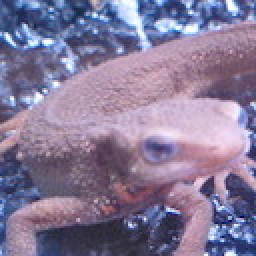
#> input picture Question_71_80/imori.jpg, 128 x 128 px, found by its file name (shown 2 times larger)
$ python 23_Histogram_Equalization.py   (older library calls are emulated)
#> lines starting #> are read from the running program, lines starting #| are printed output that depends on the picture
import cv2
import matplotlib.pyplot as plt
import numpy as np

# Read image
img = cv2.imread("imori.jpg").astype(np.float)
H, W, C = img.shape
#> H = 128; W = 128; C = 3

# Histogram flattening
S = H * W * C * 1
#> S = 49152

out = img.copy()
sum_h = 0
z_max = 255

for i in range(1, 255):
    ind = np.where(img == i)
    sum_h += len(img[ind])
    z_prime = z_max / S * sum_h
    out[ind] = z_prime
#> this loop made 254 passes
#> (sum_h, z_prime) on passes 26, 30, 31: (36, 0.187), (57, 0.296), (67, 0.348)
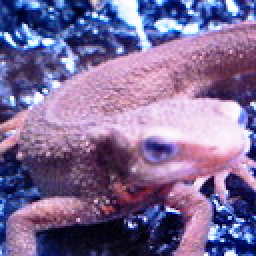
#> out: shape (128, 128, 3) float64 (shown 2 times larger); mean B, G, R 151.5, 106.9, 126.2
#> after the loop, sum_h = 48830

out = out.astype(np.uint8)

# Display histogram
plt.hist(out.ravel(), bins=255, rwidth=0.8, range=(0, 255))
plt.savefig("out_his.png")
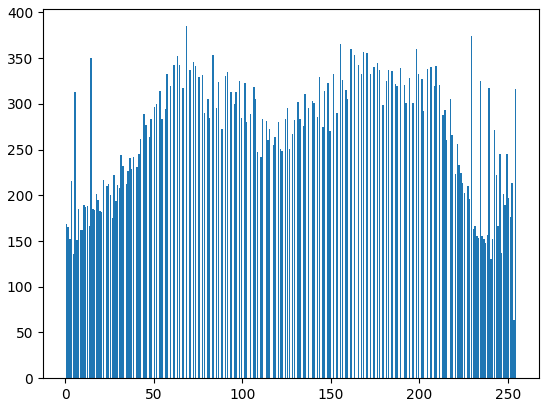
#> figure drawn by matplotlib, 1 panel; tallest bar 385 high, from x = 68.1 to 68.9
plt.show()

# Save result
cv2.imshow("result", out)
cv2.waitKey(0)
cv2.imwrite("out.jpg", out)

$ run again, with Question_71_80/answer_71.jpg copied over Question_71_80/imori.jpg
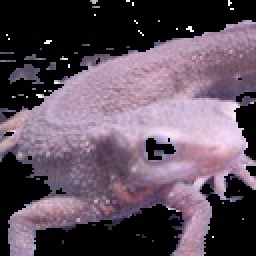
#> input picture Question_71_80/answer_71.jpg, 128 x 128 px, found by its file name (shown 2 times larger)
#> the loop `for i in range(1, 255):` made 254 passes
#> (sum_h, z_prime) on passes 1 to 3: (2192, 11.37), (3946, 20.47), (4805, 24.93)
#> after the loop `for i in range(1, 255):`:
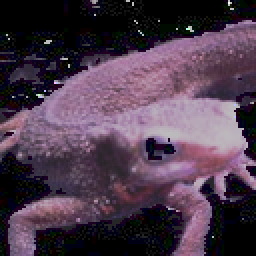
#> out: shape (128, 128, 3) float64 (shown 2 times larger); mean B, G, R 76.9, 59.6, 77.7
#> after the loop `for i in range(1, 255):`: sum_h = 36546
#> `plt.savefig("out_his.png")`:
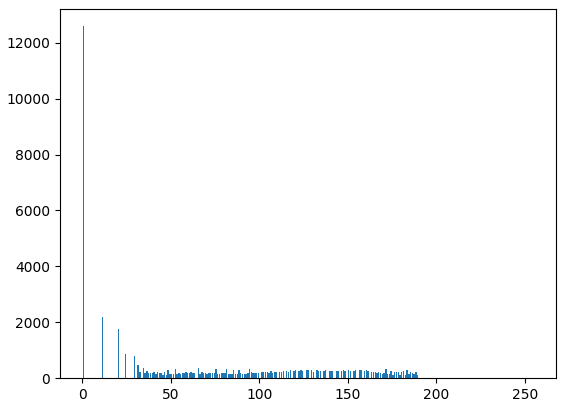
#> figure drawn by matplotlib, 1 panel; tallest bar 12592 high, from x = 0.1 to 0.9

$ run again, with Question_71_80/answer_72.jpg copied over Question_71_80/imori.jpg
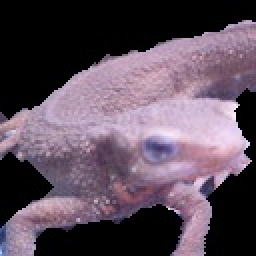
#> input picture Question_71_80/answer_72.jpg, 128 x 128 px, found by its file name (shown 2 times larger)
#> the loop `for i in range(1, 255):` made 254 passes
#> (ind, sum_h, z_prime) on passes 15 to 17: (([10, 18, 102, 126], [127, 96, 105, 17], [0, 0, 0, 0]), 3951, 20.5), (([10, 98, 100, 111], [126, 104, 104, 44], [0, 0, 0, 0]), 3955, 20.52), (([44], [123], [0]), 3956, 20.52)
#> after the loop `for i in range(1, 255):`:
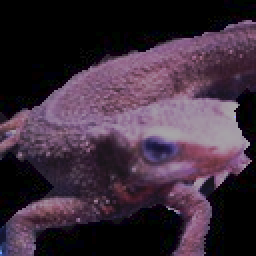
#> out: shape (128, 128, 3) float64 (shown 2 times larger); mean B, G, R 59.9, 45.2, 61.7
#> after the loop `for i in range(1, 255):`: sum_h = 32323
#> `plt.savefig("out_his.png")`:
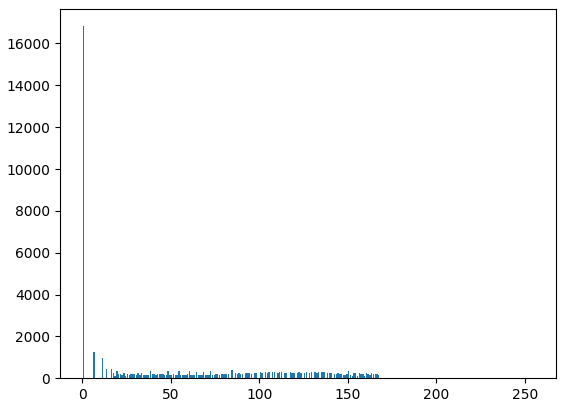
#> figure drawn by matplotlib, 1 panel; tallest bar 16827 high, from x = 0.1 to 0.9
